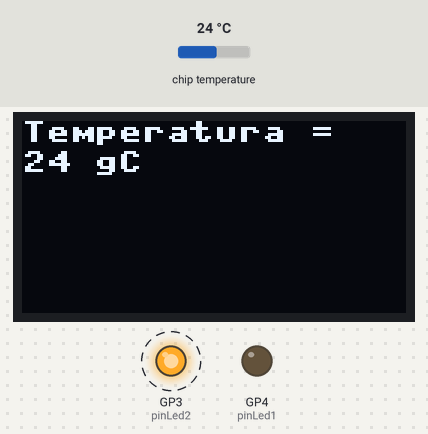
A program run on a simulated Raspberry Pi Pico running MicroPython. Shown: 128×64 one-colour display, output pins drawn as LEDs (lit = HIGH). Dashed ring = blinking. Inputs (shaded band) come from the test bench; at power-on: chip temperature 24 °C.

Above: at 1.7 s.
1.8 s: chip temperature set to 1 °C
At 2.92 s:
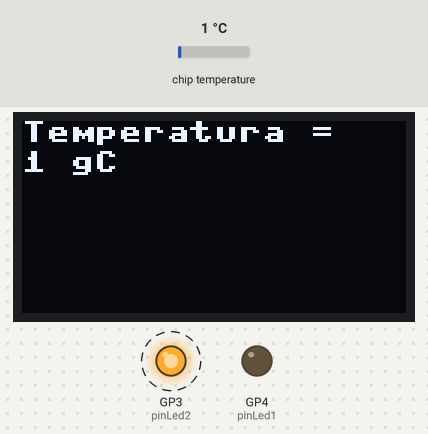
3.6 s: chip temperature set to 11 °C
At 5.03 s:
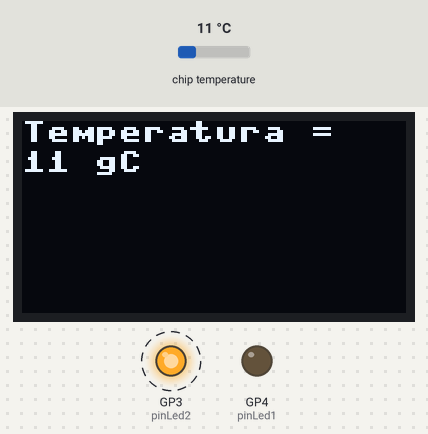
5.4 s: chip temperature set to 22 °C
At 8.98 s:
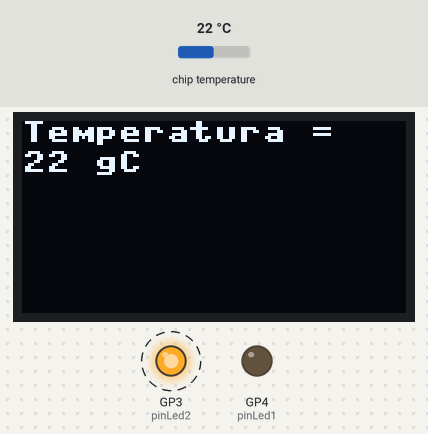
Timing chart, 0 to 13.5 s (numbered marks = the images above; inputs shaded):
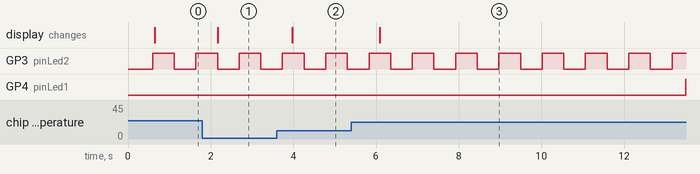

The program:

PuertoSerialTermInternoOled.py
```python
from machine import ADC, Pin, Timer, UART
from utime import sleep_ms
import sh1106

pinLed1 = Pin(4, Pin.OUT)
pinLed2 = Pin(3, Pin.OUT)

global fltVoltaje
fltVoltaje = 0.0
strTemperatura = []

objTimer = Timer()
objSensorTemp = ADC(4)
objPuertoSerial0 = UART(0, baudrate = 9600, tx = Pin(0), rx = Pin(1))
objI2C = machine.I2C(1, scl=machine.Pin(19), sda=machine.Pin(18))
objPantOled = sh1106.SH1106_I2C(128, 64, objI2C)

def TimerLeeSensor(Dato):
    global pinLed1
    global fltVoltaje
    fltVoltaje = objSensorTemp.read_u16() * 3.3 / 65535
    pinLed1.toggle()

objTimer.init(period = 5, mode = Timer.PERIODIC, callback = TimerLeeSensor)

objPantOled.fill(0)
objPantOled.rotate(1)
objPantOled.show()
sleep_ms(500)
objPantOled.text("Temperatura = ", 0, 0)
objPantOled.show()

while True:

    fltTemperatura = 27.0 - (fltVoltaje - 0.706) / 0.001721
    strTemperatura = str(str(round(fltTemperatura, 0)))
    objPuertoSerial0.write(strTemperatura.replace(".0", "") + " °C" +  '\r\n')

    objPantOled.text(strTemperatura.replace(".0", "") + " gC", 0, 10)
    objPantOled.show()
    objPantOled.text(strTemperatura.replace(".0", "") + " gC", 0, 10, 0)

    pinLed2.toggle()
    sleep_ms(500)
```

Measured:
- after the input at 1.8 s, GP4 (pinLed1): stays LOW (without the input it goes to HIGH after 1.8 s); the display: changes after 0.37 s (image 1)
- after the input at 3.6 s, GP4 (pinLed1): stays LOW (without the input it goes to HIGH after 1.8 s); the display: changes after 0.38 s (image 2)
- after the input at 5.4 s, the display: changes after 0.69 s (image 3)
- by itself, GP3 (pinLed2): alternates HIGH for 0.52 s and LOW for 0.52 s
